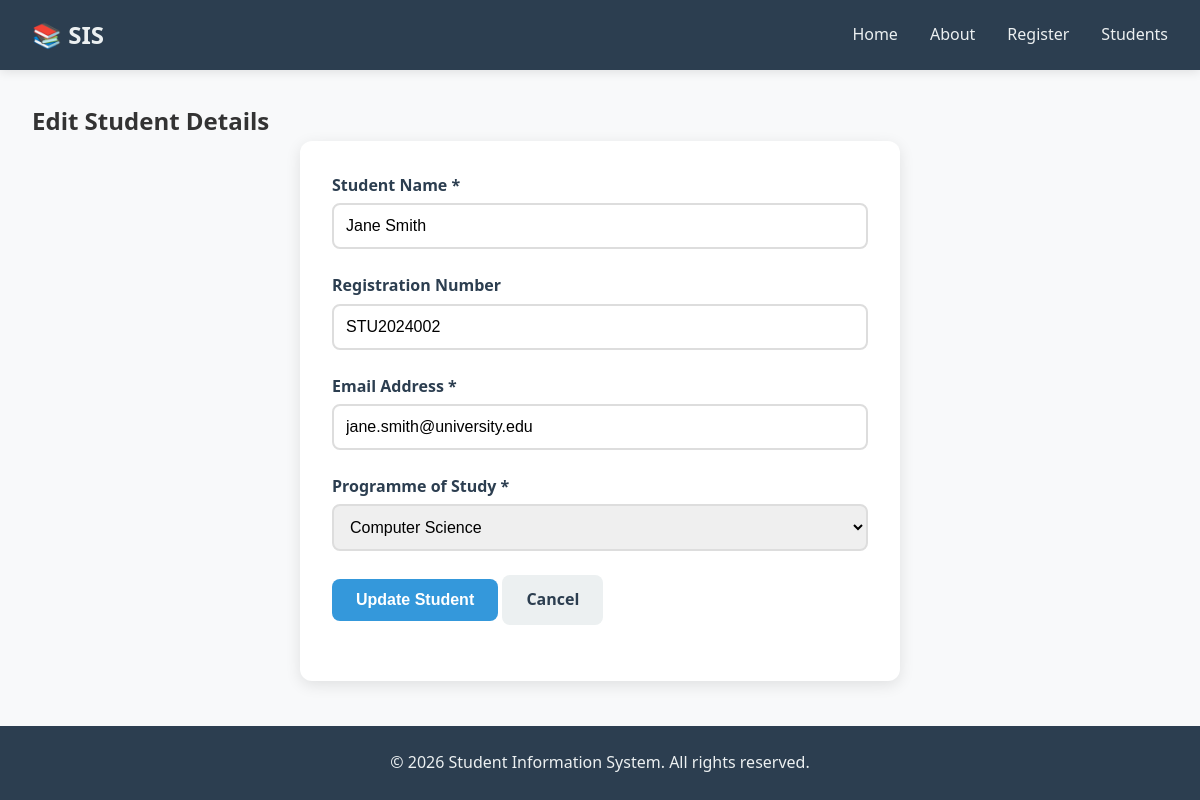
Page /students/edit/STU2024002 on the committed database.
### sis_app/models.py (models this page shows, shortened)
class Student(db.Model):
    __tablename__ = 'students'
    id = db.Column(db.Integer, primary_key=True)
    student_name = db.Column(db.String(100), nullable=False)
    registration_number = db.Column(db.String(50), unique=True, nullable=False)
    email = db.Column(db.String(100), unique=True, nullable=False)
    programme = db.Column(db.String(100), nullable=False)
    registration_date = db.Column(db.DateTime, default=datetime.utcnow)
    is_active = db.Column(db.Boolean, default=True)

### sis_app/app.py (the view, shortened to what this page needs)
@app.route('/students/edit/<registration_number>', methods=['GET', 'POST'])
def edit_student(registration_number):
    student = get_student_by_registration(registration_number)
    if not student:
        flash('Student not found!', 'error')
        return redirect(url_for('students_list'))
    return render_template('edit_student.html', student=student)

### sis_app/database.py (called while the page is built)
def get_student_by_registration(registration_number):
    return Student.query.filter_by(registration_number=registration_number, is_active=True).first()

### sis_app/templates/edit_student.html (shortened to what this page needs)
{% extends "base.html" %}
{% block content %}
    <section class="register-page">
        <h2>Edit Student Details</h2>
        <div class="form-container">
            <form method="POST" action="{{ url_for('edit_student', registration_number=student.registration_number) }}" class="registration-form">
                <div class="form-group">
                    <label for="student_name">Student Name *</label>
                    <input type="text" id="student_name" name="student_name"
                           value="{{ student.student_name }}" required>
                </div>
                <div class="form-group">
                    <label for="registration_number">Registration Number</label>
                    <input type="text" id="registration_number" name="registration_number"
                           value="{{ student.registration_number }}" readonly>
                </div>
                <div class="form-group">
                    <label for="email">Email Address *</label>
                    <input type="email" id="email" name="email"
                           value="{{ student.email }}" required>
                </div>
                <div class="form-group">
                    <label for="programme">Programme of Study *</label>
                    <select id="programme" name="programme" required>
                        <option value="Computer Science" {% if student.programme == 'Computer Science' %}selected{% endif %}>Computer Science</option>
                    </select>
                </div>
                <div class="form-group">
                    <button type="submit" class="btn btn-primary">Update Student</button>
                    <a href="{{ url_for('students_list') }}" class="btn btn-secondary">Cancel</a>
                </div>
            </form>
        </div>
    </section>
{% endblock %}

### sis_app/static/style.css (style rules this page uses)
* { margin: 0; padding: 0; box-sizing: border-box; }
body { font-family: 'Segoe UI', Tahoma, Geneva, Verdana, sans-serif; line-height: 1.6; color: #333; background-color: #f8f9fa; min-height: 100vh; display: flex; flex-direction: column; }
.btn { display: inline-block; padding: 0.75rem 1.5rem; border: none; border-radius: 8px; font-size: 1rem; font-weight: 600; cursor: pointer; text-decoration: none; transition: background-color 0.3s ease, transform 0.2s ease; }
.btn-primary { background-color: #3498db; color: white; }
.btn-secondary { background-color: #ecf0f1; color: #2c3e50; }
.form-container { background: white; padding: 2rem; border-radius: 12px; box-shadow: 0 4px 15px rgba(0, 0, 0, 0.1); max-width: 600px; margin: 0 auto; }
.registration-form .form-group { margin-bottom: 1.5rem; }
.registration-form label { display: block; font-weight: 600; margin-bottom: 0.3rem; color: #2c3e50; }
.registration-form input, .registration-form select { width: 100%; padding: 0.75rem; border: 2px solid #ddd; border-radius: 8px; font-size: 1rem; transition: border-color 0.3s ease; }

### rows in the picture
Student: student_name "Jane Smith", registration_number "STU2024002", email "jane.smith@university.edu", programme "Computer Science"
